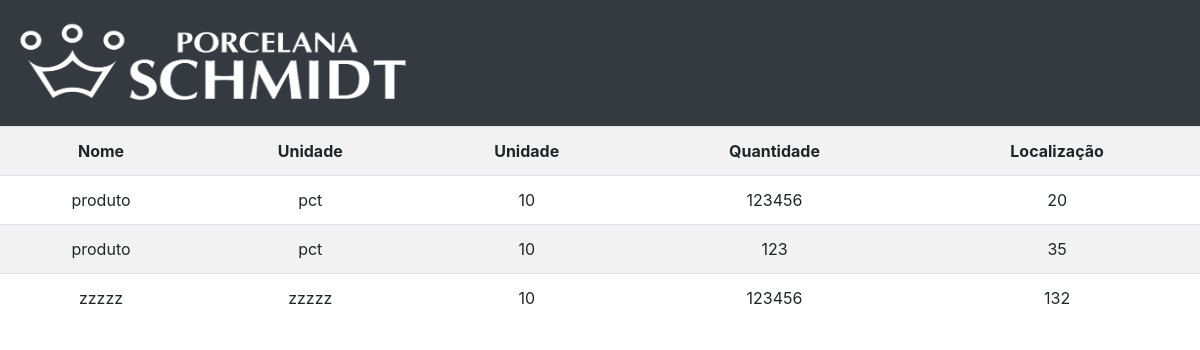
The app's page /Estoque/sistema/pesquisar.php with its own data.
### tables this page shows
CREATE TABLE `produtos_tb` (
  `id_produto` int(11) NOT NULL,
  `nome_produto` varchar(100) NOT NULL,
  `und_produto` varchar(5) NOT NULL,
  `qtd_produto` int(11) NOT NULL,
  `codigo_produto` int(11) NOT NULL,
  `localizacao` int(11) NOT NULL
);

### Estoque/sistema/pesquisar.php (the view, shortened to what this page needs)
<!DOCTYPE html>
<html lang="en">
    <head>
        <link rel="stylesheet" href="../css/bootstrap.min.css">
    </head>
    <body>
        <header>
            <nav class="navbar navbar-dark bg-dark">
                <a class="navbar-brand" href="index.php">
                    <img src="../img/logo.png" width="400" height="100" alt="">
                </a>
            </nav>
        </header>
        <?php
            $conn = conectar();
            $pesquisar = $_POST['pesquisar'];
            $result = "SELECT * FROM produtos_tb WHERE nome_produto LIKE '%$pesquisar%' LIMIT 5";
            $resultado = mysqli_query($conn, $result);
            echo "<table class='table table-striped text-center'>";
            echo "<th>Nome</th>";
            echo "<th>Unidade</th>";
            echo "<th>Unidade</th>";
            echo "<th>Quantidade</th>";
            echo "<th>Localização</th>";
            while ($produtos = mysqli_fetch_assoc($resultado)) {
                echo "<tr>";
                echo "<td>" . $produtos['nome_produto'] . "</td>";
                echo "<td>" . $produtos['und_produto'] . "</td>";
                echo "<td>" . $produtos['qtd_produto'] . "</td>";
                echo "<td>" . $produtos['codigo_produto'] . "</td>";
                echo "<td>" . $produtos['localizacao'] . "</td>";
                echo "</tr>";
            }
            echo "</table>";
        ?>
    </body>
</html>

### records on screen
produtos_tb: nome_produto "produto", und_produto "pct", qtd_produto "10", codigo_produto "123456", localizacao "20"
produtos_tb: nome_produto "produto", und_produto "pct", qtd_produto "10", codigo_produto "123", localizacao "35"
produtos_tb: nome_produto "zzzzz", und_produto "zzzzz", qtd_produto "10", codigo_produto "123456", localizacao "132"
